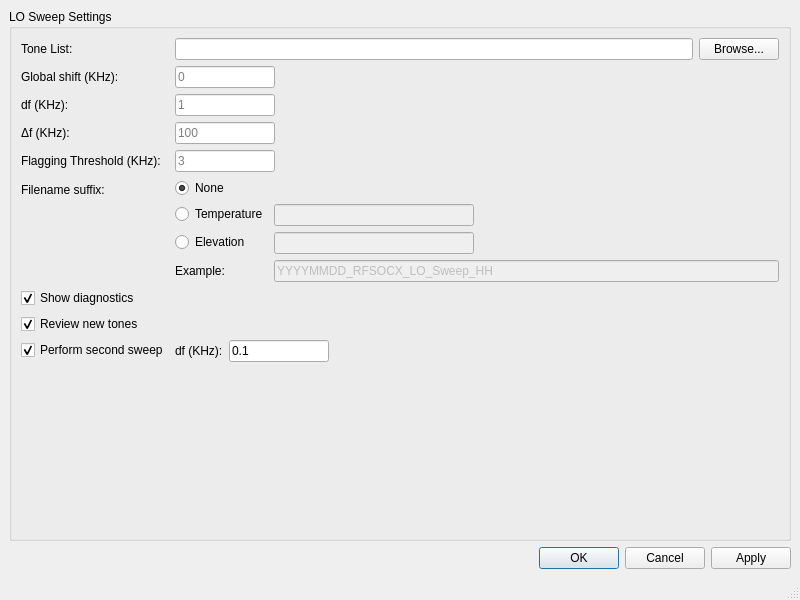
<?xml version="1.0" encoding="UTF-8"?>
<ui version="4.0">
 <class>MainWindow</class>
 <widget class="QMainWindow" name="MainWindow">
  <property name="geometry">
   <rect>
    <x>0</x>
    <y>0</y>
    <width>800</width>
    <height>600</height>
   </rect>
  </property>
  <property name="windowTitle">
   <string>LO Sweep Configuration</string>
  </property>
  <widget class="QWidget" name="centralwidget">
   <layout class="QVBoxLayout" name="verticalLayout">
    <item>
     <widget class="QGroupBox" name="lo_settings_groupBox">
      <property name="title">
       <string>LO Sweep Settings</string>
      </property>
      <layout class="QFormLayout" name="formLayout">
       <item row="0" column="0">
        <widget class="QLabel" name="tone_list_label">
         <property name="toolTip">
          <string>List of tones of resonant frequencies</string>
         </property>
         <property name="whatsThis">
          <string>List of tones of resonant frequencies</string>
         </property>
         <property name="text">
          <string>Tone List:</string>
         </property>
        </widget>
       </item>
       <item row="0" column="1">
        <layout class="QHBoxLayout" name="tone_list_horizontalLayout">
         <item>
          <widget class="QLineEdit" name="tone_list_lineEdit"/>
         </item>
         <item>
          <widget class="QPushButton" name="tone_list_pushButton">
           <property name="text">
            <string>Browse...</string>
           </property>
          </widget>
         </item>
        </layout>
       </item>
       <item row="1" column="0">
        <widget class="QLabel" name="global_shift_label">
         <property name="toolTip">
          <string>Amount to shift each tone in KHz, at 400 MHz</string>
         </property>
         <property name="whatsThis">
          <string>Amount to shift each tone in KHz, at 400 MHz</string>
         </property>
         <property name="text">
          <string>Global shift (KHz):</string>
         </property>
        </widget>
       </item>
       <item row="1" column="1">
        <widget class="QLineEdit" name="global_shift_lineEdit">
         <property name="maximumSize">
          <size>
           <width>100</width>
           <height>16777215</height>
          </size>
         </property>
         <property name="text">
          <string/>
         </property>
         <property name="placeholderText">
          <string>0</string>
         </property>
        </widget>
       </item>
       <item row="2" column="0">
        <widget class="QLabel" name="df_label">
         <property name="toolTip">
          <string>Spacing between data points in KHz</string>
         </property>
         <property name="whatsThis">
          <string>Spacing between data points in KHz</string>
         </property>
         <property name="text">
          <string>df (KHz):</string>
         </property>
        </widget>
       </item>
       <item row="2" column="1">
        <widget class="QLineEdit" name="df_lineEdit">
         <property name="maximumSize">
          <size>
           <width>100</width>
           <height>16777215</height>
          </size>
         </property>
         <property name="placeholderText">
          <string>1</string>
         </property>
        </widget>
       </item>
       <item row="3" column="0">
        <widget class="QLabel" name="deltaf_label">
         <property name="toolTip">
          <string>Total span of sweep in KHZ</string>
         </property>
         <property name="whatsThis">
          <string>Total span of sweep in KHz</string>
         </property>
         <property name="text">
          <string>Δf (KHz):</string>
         </property>
        </widget>
       </item>
       <item row="3" column="1">
        <widget class="QLineEdit" name="deltaf_lineEdit">
         <property name="maximumSize">
          <size>
           <width>100</width>
           <height>16777215</height>
          </size>
         </property>
         <property name="text">
          <string/>
         </property>
         <property name="placeholderText">
          <string>100</string>
         </property>
        </widget>
       </item>
       <item row="4" column="0">
        <widget class="QLabel" name="flagging_threshold_label">
         <property name="toolTip">
          <string>Maximum shift to flag</string>
         </property>
         <property name="whatsThis">
          <string>Maximum shift to flag</string>
         </property>
         <property name="text">
          <string>Flagging Threshold (KHz):</string>
         </property>
        </widget>
       </item>
       <item row="4" column="1">
        <widget class="QLineEdit" name="flagging_threshold_lineEdit">
         <property name="maximumSize">
          <size>
           <width>100</width>
           <height>16777215</height>
          </size>
         </property>
         <property name="placeholderText">
          <string>3</string>
         </property>
        </widget>
       </item>
       <item row="5" column="0">
        <widget class="QLabel" name="filename_suffix_label">
         <property name="toolTip">
          <string>Suffix to append to the end of the LO sweep file</string>
         </property>
         <property name="whatsThis">
          <string>Suffix to append to the end of the LO sweep file</string>
         </property>
         <property name="text">
          <string>Filename suffix:</string>
         </property>
        </widget>
       </item>
       <item row="6" column="0">
        <widget class="QCheckBox" name="show_diagnostics_checkBox">
         <property name="toolTip">
          <string>Show diagnostics after running the sweep</string>
         </property>
         <property name="whatsThis">
          <string>Show diagnostics after running the sweep</string>
         </property>
         <property name="text">
          <string>Show diagnostics</string>
         </property>
         <property name="checked">
          <bool>true</bool>
         </property>
        </widget>
       </item>
       <item row="7" column="0">
        <widget class="QCheckBox" name="reveiw_tones_checkbox">
         <property name="toolTip">
          <string>Review the new tone list after the sweep</string>
         </property>
         <property name="whatsThis">
          <string>Review the new tone list after the sweep. Unchecking this box will accept the input tone list</string>
         </property>
         <property name="text">
          <string>Review new tones</string>
         </property>
         <property name="checked">
          <bool>true</bool>
         </property>
        </widget>
       </item>
       <item row="8" column="0">
        <widget class="QCheckBox" name="second_sweep_checkBox">
         <property name="toolTip">
          <string>Run a second LO sweep</string>
         </property>
         <property name="whatsThis">
          <string>Run a second LO sweep</string>
         </property>
         <property name="text">
          <string>Perform second sweep</string>
         </property>
         <property name="checked">
          <bool>true</bool>
         </property>
        </widget>
       </item>
       <item row="8" column="1">
        <layout class="QHBoxLayout" name="second_sweep_horizontalLayout">
         <item>
          <widget class="QLabel" name="second_sweep_df_label">
           <property name="enabled">
            <bool>true</bool>
           </property>
           <property name="toolTip">
            <string>Spacing between data points in KHz</string>
           </property>
           <property name="whatsThis">
            <string>Spacing between data points in KHz</string>
           </property>
           <property name="text">
            <string>df (KHz):</string>
           </property>
          </widget>
         </item>
         <item>
          <widget class="QLineEdit" name="second_sweep_df_lineEdit">
           <property name="enabled">
            <bool>true</bool>
           </property>
           <property name="maximumSize">
            <size>
             <width>100</width>
             <height>16777215</height>
            </size>
           </property>
           <property name="text">
            <string>0.1</string>
           </property>
          </widget>
         </item>
         <item>
          <spacer name="second_sweep_horizontalSpacer">
           <property name="orientation">
            <enum>Qt::Orientation::Horizontal</enum>
           </property>
           <property name="sizeHint" stdset="0">
            <size>
             <width>40</width>
             <height>20</height>
            </size>
           </property>
          </spacer>
         </item>
        </layout>
       </item>
       <item row="5" column="1">
        <layout class="QFormLayout" name="filename_suffix_formLayout">
         <item row="0" column="0">
          <widget class="QRadioButton" name="filename_none_radioButton">
           <property name="text">
            <string>None</string>
           </property>
           <property name="checked">
            <bool>true</bool>
           </property>
           <attribute name="buttonGroup">
            <string notr="true">buttonGroup</string>
           </attribute>
          </widget>
         </item>
         <item row="1" column="0">
          <widget class="QRadioButton" name="filename_temperature_radioButton">
           <property name="enabled">
            <bool>true</bool>
           </property>
           <property name="text">
            <string>Temperature</string>
           </property>
           <property name="checked">
            <bool>false</bool>
           </property>
           <attribute name="buttonGroup">
            <string notr="true">buttonGroup</string>
           </attribute>
          </widget>
         </item>
         <item row="1" column="1">
          <widget class="QLineEdit" name="filename_temperature_lineEdit">
           <property name="enabled">
            <bool>false</bool>
           </property>
           <property name="maximumSize">
            <size>
             <width>200</width>
             <height>16777215</height>
            </size>
           </property>
           <property name="readOnly">
            <bool>false</bool>
           </property>
          </widget>
         </item>
         <item row="2" column="0">
          <widget class="QRadioButton" name="filename_elevation_radioButton">
           <property name="text">
            <string>Elevation</string>
           </property>
           <attribute name="buttonGroup">
            <string notr="true">buttonGroup</string>
           </attribute>
          </widget>
         </item>
         <item row="2" column="1">
          <widget class="QLineEdit" name="filename_elevation_lineEdit">
           <property name="enabled">
            <bool>false</bool>
           </property>
           <property name="maximumSize">
            <size>
             <width>200</width>
             <height>16777215</height>
            </size>
           </property>
          </widget>
         </item>
         <item row="3" column="0">
          <widget class="QLabel" name="filename_example_label">
           <property name="text">
            <string>Example:</string>
           </property>
          </widget>
         </item>
         <item row="3" column="1">
          <widget class="QLineEdit" name="filename_example_lineEdit">
           <property name="enabled">
            <bool>false</bool>
           </property>
           <property name="text">
            <string>YYYYMMDD_RFSOCX_LO_Sweep_HH</string>
           </property>
           <property name="readOnly">
            <bool>true</bool>
           </property>
          </widget>
         </item>
        </layout>
       </item>
      </layout>
     </widget>
    </item>
    <item>
     <widget class="QDialogButtonBox" name="dialog_button_box">
      <property name="standardButtons">
       <set>QDialogButtonBox::StandardButton::Apply|QDialogButtonBox::StandardButton::Cancel|QDialogButtonBox::StandardButton::Ok</set>
      </property>
     </widget>
    </item>
   </layout>
  </widget>
  <widget class="QMenuBar" name="menubar">
   <property name="geometry">
    <rect>
     <x>0</x>
     <y>0</y>
     <width>800</width>
     <height>33</height>
    </rect>
   </property>
  </widget>
  <widget class="QStatusBar" name="statusbar"/>
 </widget>
 <resources/>
 <connections/>
 <buttongroups>
  <buttongroup name="buttonGroup"/>
 </buttongroups>
</ui>
